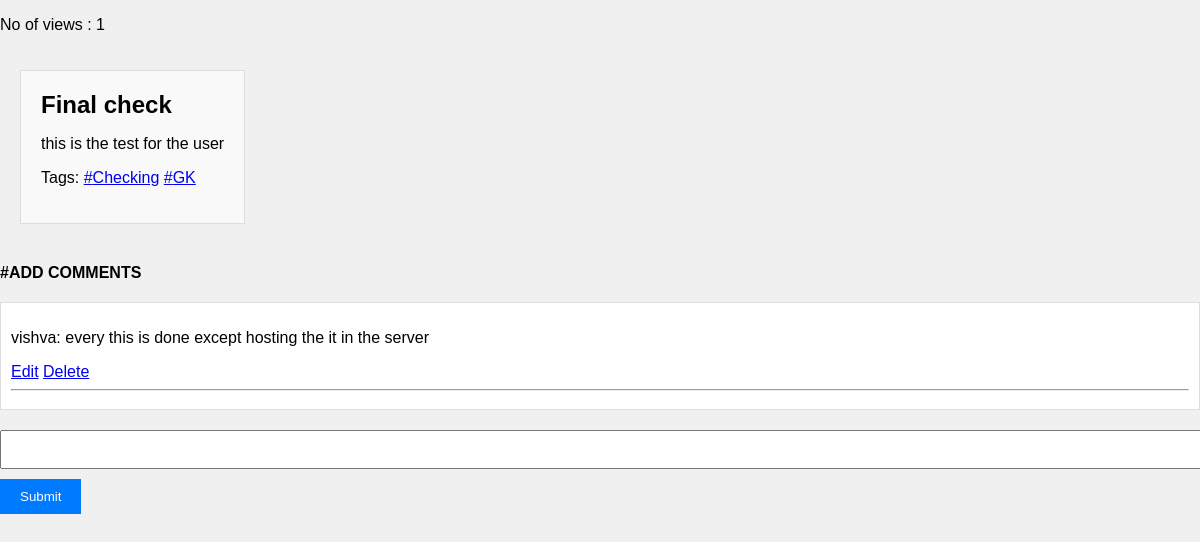
Page /blog/65 (signed in) on the committed database.
### apps/models.py (models this page shows, shortened)
class Blogs(models.Model):
    blog_title= models.CharField(max_length=100)
    blog_description = models.TextField()
    host=models.ForeignKey(User,on_delete=models.CASCADE,null=True,blank=True)
    tags = models.ManyToManyField(Tag, blank=True)
    STATUS_CHOICES = [
        ('Pending', 'Pending'),
        ('Approved', 'Approved'),
        ('Rejected', 'Rejected'),
    ]
    status = models.CharField(max_length=10, choices=STATUS_CHOICES, default='Approved')
    created = models.DateTimeField(auto_now_add=True)
    last_updated = models.DateTimeField(auto_now=True)
    class Meta:
        ordering = ['-last_updated','-created']

class Tag(models.Model):
    blog_tags = models.CharField(max_length=50)

class Comments(models.Model):
    host = models.ForeignKey(User,on_delete=models.CASCADE,null=True,blank=True)
    blog = models.ForeignKey(Blogs,on_delete=models.CASCADE)
    text = models.TextField()
    created_at = models.DateTimeField(auto_now_add=True)
    created = models.DateTimeField(auto_now_add=True)
    last_updated = models.DateTimeField(auto_now=True)
    class Meta:
        ordering = ['-last_updated','-created']

### apps/views.py (the view)
# urls.py: path('blog/<int:pk>',views.blogs,name='blog'),
@login_required(login_url='Signin')
def blogs(request, pk):
    blog = Blogs.objects.get(id=pk)
    comments = Comments.objects.filter(blog=blog)
    view_count_key = f'blog_view_count_{pk}'
    view_count = cache.get(view_count_key, 0)
    if not request.session.get(f'visited_blog_{pk}', False):
        view_count += 1
        request.session[f'visited_blog_{pk}'] = True
        cache.set(view_count_key, view_count)
    if request.method == 'POST':
        ccc = request.POST['ccc']
        comment = Comments(blog=blog, text=ccc, host=request.user)
        comment.save()
    blog_url = request.build_absolute_uri(reverse('blog', args=[pk]))
    context = {'blogs': blog, 'comments': comments, 'blog_url': blog_url,'view_count':view_count}
    return render(request, 'apps/BlogPage.html', context)

### apps/templates/apps/BlogPage.html (shortened to what this page needs)
{% extends 'main.html' %}
{% block content %}
<p>No of views : {{view_count}}</p>
<div class="blog-content">
    <div class="blog-card">
        <h2 class="blog-title">{{blogs.blog_title}}</h2>
        <p class="blog-description">
            {{ blogs.blog_description }}
        </p>
        <p>
            Tags:
            {% for tag in blogs.tags.all %}
                <a href="{% url 'home' %}?q={{ tag.blog_tags }}">#{{ tag.blog_tags }}</a>
            {% endfor %}
        </p>
    </div>
</div>
<div>
        <b>#ADD COMMENTS</b>
</div>
<div class="comments-box">
    {% for c in comments %}
        <div class="comments">
            <p>{{c.host.username}}: {{c.text}}</p>
            {% if request.user == c.host or request.user.is_superuser %}
                <a href="{% url 'edit_cmt' c.id blogs.id %}">Edit</a>
                <a href="{% url 'delete_cmt' c.id blogs.id %}">Delete</a>
            {% endif %}
            <hr>
        </div>
    {% endfor  %}
    <div>
        <form action="" method="post">
        <input type="text" name="ccc" id="">
        <input type="submit" value="Submit">
        </form>
    </div>
</div>
{% endblock content %}

### apps/templates/apps/BlogPage.html (style rules this page uses)
body { font-family: Arial, sans-serif; background-color: #f0f0f0; margin: 0; padding: 0; }
.blog-content { display: flex; flex-direction: row; justify-content: flex-start; padding: 20px; }
.blog-card { background: #f9f9f9; padding: 20px; margin: 0 0 20px; border: 1px solid #ddd; }
.blog-title { font-size: 24px; margin: 0; }
.blog-description { font-size: 16px; }
.comments-box { margin-top: 20px; }
.comments { background-color: #fff; padding: 10px; border: 1px solid #ddd; }
form { margin-top: 20px; }
form input[type="text"] { width: 100%; padding: 10px; margin-bottom: 10px; }
form input[type="submit"] { background-color: #007bff; color: #fff; padding: 10px 20px; border: none; cursor: pointer; }

### rows in the picture
Blogs: blog_title "Final check", blog_description "this is the test for the user"
Tag: blog_tags "Checking"
Tag: blog_tags "GK"
Comments: host.username "vishva", text "every this is done except hosting the it in the server", shows "Edit"

### other values in the picture
{{ view_count }} "1"
